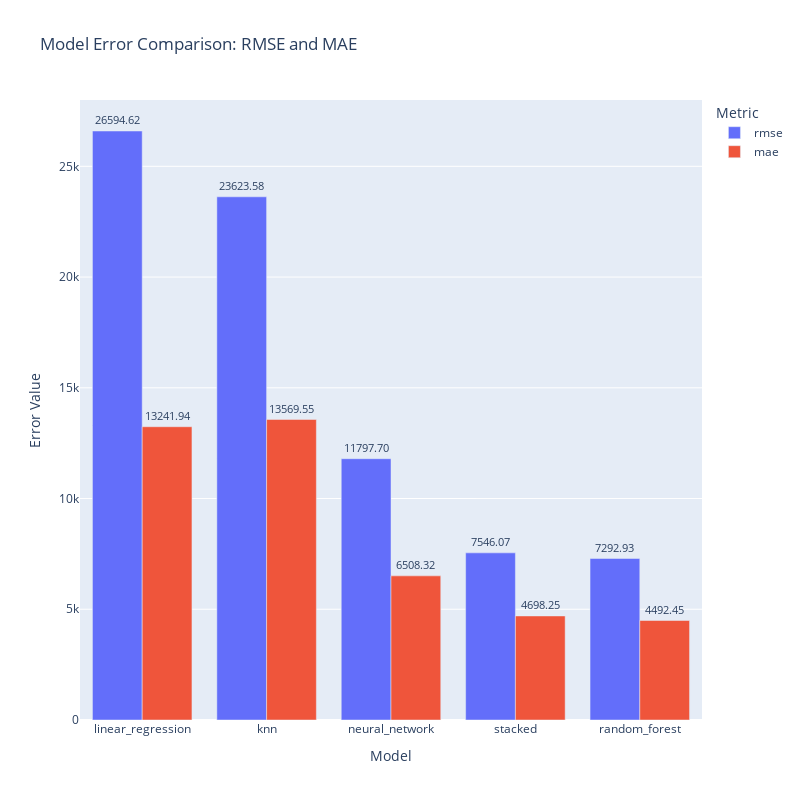

Notebook code for this chart:
### Code cell
import pandas as pd
import plotly.express as px

# Load the data
df = pd.read_csv('modelComparisons.csv')
df = df.sort_values('rmse',ascending=False)
# Reshape to long format (excluding r_squared)
df_long = df.melt(id_vars='model', value_vars=['rmse', 'mae'], 
                  var_name='metric', value_name='value')

# Create grouped bar chart
fig = px.bar(
    df_long,
    x='model',
    y='value',
    color='metric',
    barmode='group',
    text='value',
    title='Model Error Comparison: RMSE and MAE',
    labels={'value': 'Error Value', 'model': 'Model', 'metric': 'Metric'}
)

fig.update_traces(texttemplate='%{text:.2f}', textposition='outside')
fig.update_layout(uniformtext_minsize=8, uniformtext_mode='hide')
fig.update_layout(
    height=800,  # in pixels
    width=800   # in pixels
)
fig.show()

### Figure 1 — Plotly figure (JSON) as saved in the notebook; plotly's stock layout.template omitted (floating-point values rounded to 4 significant figures)
{"data": [{"alignmentgroup": "True", "hovertemplate": "Metric=rmse<br>Model=%{x}<br>Error Value=%{text}<extra></extra>", "legendgroup": "rmse", "marker": {"color": "#636efa", "pattern": {"shape": ""}}, "name": "rmse", "offsetgroup": "rmse", "orientation": "v", "showlegend": true, "text": [26590.0, 23620.0, 11800.0, 7546.0, 7293.0], "textposition": "outside", "texttemplate": "%{text:.2f}", "type": "bar", "x": ["linear_regression", "knn", "neural_network", "stacked", "random_forest"], "xaxis": "x", "y": [26590.0, 23620.0, 11800.0, 7546.0, 7293.0], "yaxis": "y"}, {"alignmentgroup": "True", "hovertemplate": "Metric=mae<br>Model=%{x}<br>Error Value=%{text}<extra></extra>", "legendgroup": "mae", "marker": {"color": "#EF553B", "pattern": {"shape": ""}}, "name": "mae", "offsetgroup": "mae", "orientation": "v", "showlegend": true, "text": [13240.0, 13570.0, 6508.0, 4698.0, 4492.0], "textposition": "outside", "texttemplate": "%{text:.2f}", "type": "bar", "x": ["linear_regression", "knn", "neural_network", "stacked", "random_forest"], "xaxis": "x", "y": [13240.0, 13570.0, 6508.0, 4698.0, 4492.0], "yaxis": "y"}], "layout": {"barmode": "group", "height": 800, "legend": {"title": {"text": "Metric"}, "tracegroupgap": 0}, "title": {"text": "Model Error Comparison: RMSE and MAE"}, "uniformtext": {"minsize": 8, "mode": "hide"}, "width": 800, "xaxis": {"anchor": "y", "domain": [0, 1], "title": {"text": "Model"}}, "yaxis": {"anchor": "x", "domain": [0, 1], "title": {"text": "Error Value"}}}}
